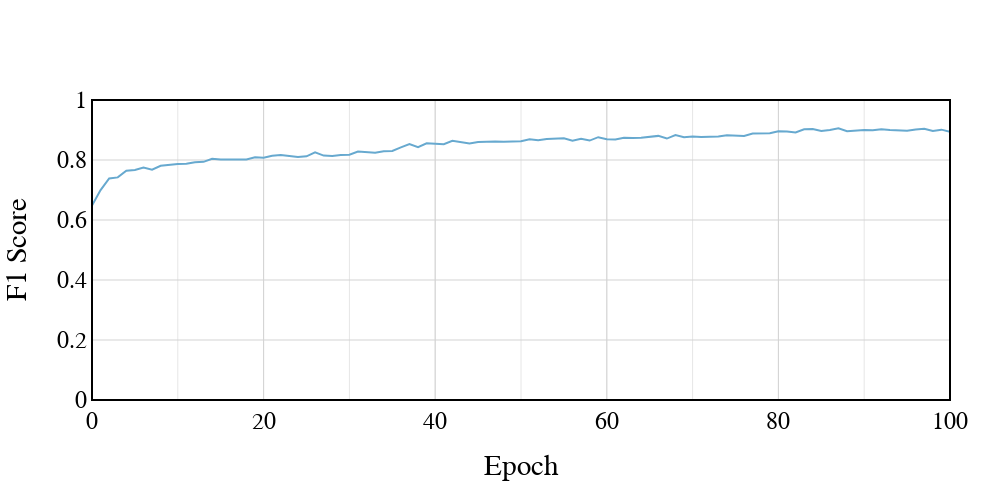

Notebook code cell kept with this figure:
### Code cell
# Change renderer according to your IDE
plot_logs(
    binary_train_f1,
    metric_col="Value",
    renderer="jupyterlab",
    width=1000,
    height=500,
    yaxis=dict(
        title="F1 Score",
        title_standoff=25,
        range=[0, 1],
        dtick=0.2,
        showgrid=True,
        gridcolor="#D3D3D3"
    )
)

### Figure 1 — Plotly figure (JSON) as saved in the notebook; plotly's stock layout.template omitted (floating-point values rounded to 4 significant figures)
{"data": [{"line": {"color": "#67a9cf"}, "mode": "lines", "type": "scatter", "x": [0, 1, 2, 3, 4, 5, 6, 7, 8, 9, 10, 11, 12, 13, 14, 15, 16, 17, 18, 19, 20, 21, 22, 23, 24, 25, 26, 27, 28, 29, 30, 31, 32, 33, 34, 35, 36, 37, 38, 39, 40, 41, 42, 43, 44, 45, 46, 47, 48, 49, 50, 51, 52, 53, 54, 55, 56, 57, 58, 59, 60, 61, 62, 63, 64, 65, 66, 67, 68, 69, 70, 71, 72, 73, 74, 75, 76, 77, 78, 79, 80, 81, 82, 83, 84, 85, 86, 87, 88, 89, 90, 91, 92, 93, 94, 95, 96, 97, 98, 99, 100], "y": [0.648, 0.6998, 0.7387, 0.742, 0.7641, 0.7669, 0.7747, 0.7678, 0.7808, 0.7839, 0.7865, 0.7877, 0.7927, 0.7938, 0.8043, 0.802, 0.8018, 0.8014, 0.8017, 0.8088, 0.8076, 0.814, 0.8165, 0.813, 0.8098, 0.8122, 0.8258, 0.8148, 0.8134, 0.8166, 0.8178, 0.8285, 0.8263, 0.8239, 0.8292, 0.8303, 0.8419, 0.8533, 0.8428, 0.8556, 0.8538, 0.8525, 0.864, 0.8595, 0.8553, 0.8601, 0.8618, 0.8616, 0.861, 0.8617, 0.8627, 0.8694, 0.8658, 0.8704, 0.8711, 0.8724, 0.8643, 0.8709, 0.8648, 0.876, 0.8691, 0.8681, 0.8745, 0.8731, 0.8745, 0.8769, 0.8804, 0.8715, 0.883, 0.8761, 0.8785, 0.8768, 0.8765, 0.8784, 0.8827, 0.8817, 0.8803, 0.8883, 0.8879, 0.8892, 0.8961, 0.8954, 0.892, 0.9026, 0.9031, 0.8966, 0.9003, 0.9056, 0.8959, 0.8984, 0.8998, 0.899, 0.9023, 0.9001, 0.8987, 0.8977, 0.902, 0.9039, 0.8968, 0.9012, 0.8938]}], "layout": {"autosize": false, "font": {"color": "black", "family": "Arial, sans-serif", "size": 24}, "height": 500, "margin": {"b": 100, "l": 50, "pad": 4, "r": 50, "t": 100}, "plot_bgcolor": "white", "shapes": [{"line": {"color": "black", "width": 2}, "type": "rect", "x0": 0, "x1": 1, "xref": "paper", "y0": 0, "y1": 1, "yref": "paper"}], "showlegend": false, "width": 1000, "xaxis": {"autorange": true, "gridcolor": "#D3D3D3", "minor": {"dtick": 10, "gridcolor": "#E6E6E6", "gridwidth": 1, "tick0": 0, "tickmode": "linear"}, "range": [0, 100], "showgrid": true, "tickmode": "array", "tickvals": [0, 20, 40, 60, 80, 100], "title": {"standoff": 25, "text": "Epoch"}, "type": "linear"}, "yaxis": {"dtick": 0.2, "gridcolor": "#D3D3D3", "range": [0, 1], "showgrid": true, "title": {"standoff": 25, "text": "F1 Score"}, "type": "linear"}}}
